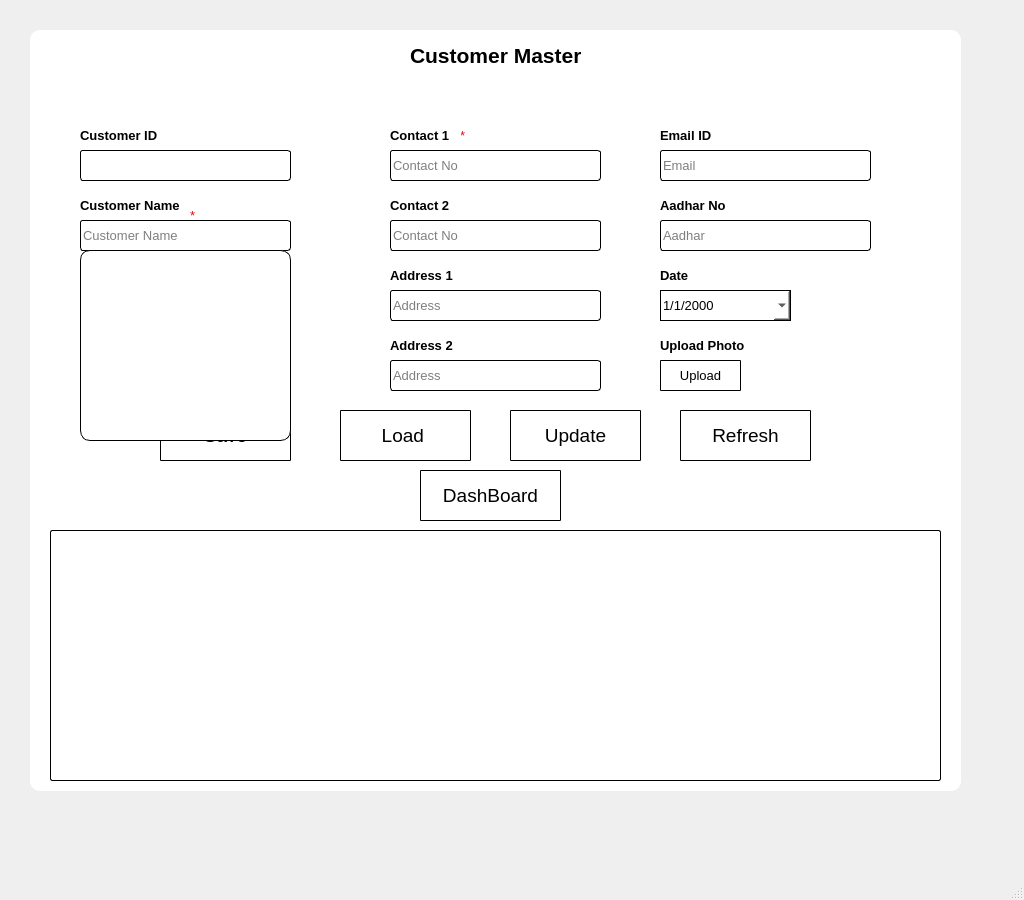
<?xml version="1.0" encoding="UTF-8"?>
<ui version="4.0">
 <class>Customer</class>
 <widget class="QMainWindow" name="Customer">
  <property name="geometry">
   <rect>
    <x>0</x>
    <y>0</y>
    <width>1024</width>
    <height>900</height>
   </rect>
  </property>
  <property name="minimumSize">
   <size>
    <width>1024</width>
    <height>900</height>
   </size>
  </property>
  <property name="maximumSize">
   <size>
    <width>1024</width>
    <height>900</height>
   </size>
  </property>
  <property name="windowTitle">
   <string>Customer Master</string>
  </property>
  <widget class="QWidget" name="centralwidget">
   <widget class="QWidget" name="widget" native="true">
    <property name="geometry">
     <rect>
      <x>10</x>
      <y>10</y>
      <width>971</width>
      <height>801</height>
     </rect>
    </property>
    <property name="maximumSize">
     <size>
      <width>1024</width>
      <height>900</height>
     </size>
    </property>
    <property name="styleSheet">
     <string notr="true">
background-color: qlineargradient(spread:pad, x1:0, y1:0, x2:1, y2:0, stop:0 rgba(255, 166, 158, 1), stop:1 rgba(134, 22, 87, 1)
);
border-radius : 5px;</string>
    </property>
    <widget class="QWidget" name="widget_2" native="true">
     <property name="geometry">
      <rect>
       <x>20</x>
       <y>20</y>
       <width>931</width>
       <height>761</height>
      </rect>
     </property>
     <property name="styleSheet">
      <string notr="true">
background-color:white;
border-radius : 10px

</string>
     </property>
     <widget class="QLabel" name="label">
      <property name="geometry">
       <rect>
        <x>380</x>
        <y>10</y>
        <width>171</width>
        <height>31</height>
       </rect>
      </property>
      <property name="font">
       <font>
        <family>Segoe UI</family>
        <pointsize>16</pointsize>
        <weight>75</weight>
        <bold>true</bold>
       </font>
      </property>
      <property name="styleSheet">
       <string notr="true"/>
      </property>
      <property name="text">
       <string>Customer Master</string>
      </property>
     </widget>
     <widget class="QLabel" name="label_2">
      <property name="geometry">
       <rect>
        <x>50</x>
        <y>160</y>
        <width>111</width>
        <height>31</height>
       </rect>
      </property>
      <property name="font">
       <font>
        <pointsize>10</pointsize>
        <weight>75</weight>
        <bold>true</bold>
       </font>
      </property>
      <property name="text">
       <string>Customer Name</string>
      </property>
     </widget>
     <widget class="QLabel" name="label_3">
      <property name="geometry">
       <rect>
        <x>160</x>
        <y>170</y>
        <width>47</width>
        <height>31</height>
       </rect>
      </property>
      <property name="font">
       <font>
        <pointsize>10</pointsize>
       </font>
      </property>
      <property name="styleSheet">
       <string notr="true">color: rgb(255, 0, 0);</string>
      </property>
      <property name="text">
       <string>*</string>
      </property>
     </widget>
     <widget class="QLabel" name="label_5">
      <property name="geometry">
       <rect>
        <x>50</x>
        <y>230</y>
        <width>121</width>
        <height>31</height>
       </rect>
      </property>
      <property name="font">
       <font>
        <pointsize>10</pointsize>
        <weight>75</weight>
        <bold>true</bold>
       </font>
      </property>
      <property name="text">
       <string>Contractor Name</string>
      </property>
     </widget>
     <widget class="QLabel" name="label_6">
      <property name="geometry">
       <rect>
        <x>50</x>
        <y>90</y>
        <width>111</width>
        <height>31</height>
       </rect>
      </property>
      <property name="font">
       <font>
        <pointsize>10</pointsize>
        <weight>75</weight>
        <bold>true</bold>
       </font>
      </property>
      <property name="text">
       <string>Customer ID</string>
      </property>
     </widget>
     <widget class="QLabel" name="label_7">
      <property name="geometry">
       <rect>
        <x>50</x>
        <y>300</y>
        <width>121</width>
        <height>31</height>
       </rect>
      </property>
      <property name="font">
       <font>
        <pointsize>10</pointsize>
        <weight>75</weight>
        <bold>true</bold>
       </font>
      </property>
      <property name="text">
       <string>Description</string>
      </property>
     </widget>
     <widget class="QLabel" name="label_4">
      <property name="geometry">
       <rect>
        <x>430</x>
        <y>90</y>
        <width>47</width>
        <height>31</height>
       </rect>
      </property>
      <property name="font">
       <font>
        <pointsize>10</pointsize>
       </font>
      </property>
      <property name="styleSheet">
       <string notr="true">color: rgb(255, 0, 0);</string>
      </property>
      <property name="text">
       <string>*</string>
      </property>
     </widget>
     <widget class="QLabel" name="label_8">
      <property name="geometry">
       <rect>
        <x>360</x>
        <y>90</y>
        <width>71</width>
        <height>31</height>
       </rect>
      </property>
      <property name="font">
       <font>
        <pointsize>10</pointsize>
        <weight>75</weight>
        <bold>true</bold>
       </font>
      </property>
      <property name="text">
       <string>Contact 1</string>
      </property>
     </widget>
     <widget class="QLabel" name="label_9">
      <property name="geometry">
       <rect>
        <x>360</x>
        <y>160</y>
        <width>71</width>
        <height>31</height>
       </rect>
      </property>
      <property name="font">
       <font>
        <pointsize>10</pointsize>
        <weight>75</weight>
        <bold>true</bold>
       </font>
      </property>
      <property name="text">
       <string>Contact 2</string>
      </property>
     </widget>
     <widget class="QLabel" name="label_10">
      <property name="geometry">
       <rect>
        <x>360</x>
        <y>230</y>
        <width>81</width>
        <height>31</height>
       </rect>
      </property>
      <property name="font">
       <font>
        <pointsize>10</pointsize>
        <weight>75</weight>
        <bold>true</bold>
       </font>
      </property>
      <property name="text">
       <string>Address 1</string>
      </property>
     </widget>
     <widget class="QLabel" name="label_11">
      <property name="geometry">
       <rect>
        <x>360</x>
        <y>300</y>
        <width>81</width>
        <height>31</height>
       </rect>
      </property>
      <property name="font">
       <font>
        <pointsize>10</pointsize>
        <weight>75</weight>
        <bold>true</bold>
       </font>
      </property>
      <property name="text">
       <string>Address 2</string>
      </property>
     </widget>
     <widget class="QLabel" name="label_12">
      <property name="geometry">
       <rect>
        <x>630</x>
        <y>90</y>
        <width>81</width>
        <height>31</height>
       </rect>
      </property>
      <property name="font">
       <font>
        <pointsize>10</pointsize>
        <weight>75</weight>
        <bold>true</bold>
       </font>
      </property>
      <property name="text">
       <string>Email ID</string>
      </property>
     </widget>
     <widget class="QLabel" name="label_13">
      <property name="geometry">
       <rect>
        <x>630</x>
        <y>160</y>
        <width>81</width>
        <height>31</height>
       </rect>
      </property>
      <property name="font">
       <font>
        <pointsize>10</pointsize>
        <weight>75</weight>
        <bold>true</bold>
       </font>
      </property>
      <property name="text">
       <string>Aadhar No</string>
      </property>
     </widget>
     <widget class="QLabel" name="label_14">
      <property name="geometry">
       <rect>
        <x>630</x>
        <y>230</y>
        <width>81</width>
        <height>31</height>
       </rect>
      </property>
      <property name="font">
       <font>
        <pointsize>10</pointsize>
        <weight>75</weight>
        <bold>true</bold>
       </font>
      </property>
      <property name="text">
       <string>Date</string>
      </property>
     </widget>
     <widget class="QLabel" name="label_15">
      <property name="geometry">
       <rect>
        <x>630</x>
        <y>300</y>
        <width>101</width>
        <height>31</height>
       </rect>
      </property>
      <property name="font">
       <font>
        <pointsize>10</pointsize>
        <weight>75</weight>
        <bold>true</bold>
       </font>
      </property>
      <property name="text">
       <string>Upload Photo</string>
      </property>
     </widget>
     <widget class="QLineEdit" name="lineEdit">
      <property name="geometry">
       <rect>
        <x>50</x>
        <y>120</y>
        <width>211</width>
        <height>31</height>
       </rect>
      </property>
      <property name="font">
       <font>
        <pointsize>10</pointsize>
       </font>
      </property>
      <property name="styleSheet">
       <string notr="true">border : 1px solid black;
border-radius : 3px;</string>
      </property>
      <property name="readOnly">
       <bool>true</bool>
      </property>
     </widget>
     <widget class="QLineEdit" name="lineEdit_2">
      <property name="geometry">
       <rect>
        <x>50</x>
        <y>190</y>
        <width>211</width>
        <height>31</height>
       </rect>
      </property>
      <property name="font">
       <font>
        <pointsize>10</pointsize>
       </font>
      </property>
      <property name="styleSheet">
       <string notr="true">border : 1px solid black;
border-radius : 3px;</string>
      </property>
      <property name="placeholderText">
       <string>Customer Name</string>
      </property>
     </widget>
     <widget class="QLineEdit" name="lineEdit_3">
      <property name="geometry">
       <rect>
        <x>50</x>
        <y>260</y>
        <width>211</width>
        <height>31</height>
       </rect>
      </property>
      <property name="font">
       <font>
        <pointsize>10</pointsize>
       </font>
      </property>
      <property name="styleSheet">
       <string notr="true">border : 1px solid black;
border-radius : 3px;</string>
      </property>
      <property name="placeholderText">
       <string>Contractor Name</string>
      </property>
     </widget>
     <widget class="QLineEdit" name="lineEdit_4">
      <property name="geometry">
       <rect>
        <x>50</x>
        <y>330</y>
        <width>211</width>
        <height>31</height>
       </rect>
      </property>
      <property name="font">
       <font>
        <pointsize>10</pointsize>
       </font>
      </property>
      <property name="styleSheet">
       <string notr="true">border : 1px solid black;
border-radius : 3px;</string>
      </property>
      <property name="placeholderText">
       <string>Description</string>
      </property>
     </widget>
     <widget class="QLineEdit" name="lineEdit_5">
      <property name="geometry">
       <rect>
        <x>360</x>
        <y>120</y>
        <width>211</width>
        <height>31</height>
       </rect>
      </property>
      <property name="font">
       <font>
        <pointsize>10</pointsize>
       </font>
      </property>
      <property name="styleSheet">
       <string notr="true">border : 1px solid black;
border-radius : 3px;</string>
      </property>
      <property name="placeholderText">
       <string>Contact No</string>
      </property>
     </widget>
     <widget class="QLineEdit" name="lineEdit_6">
      <property name="geometry">
       <rect>
        <x>360</x>
        <y>190</y>
        <width>211</width>
        <height>31</height>
       </rect>
      </property>
      <property name="font">
       <font>
        <pointsize>10</pointsize>
       </font>
      </property>
      <property name="styleSheet">
       <string notr="true">border : 1px solid black;
border-radius : 3px;</string>
      </property>
      <property name="placeholderText">
       <string>Contact No</string>
      </property>
     </widget>
     <widget class="QLineEdit" name="lineEdit_7">
      <property name="geometry">
       <rect>
        <x>360</x>
        <y>260</y>
        <width>211</width>
        <height>31</height>
       </rect>
      </property>
      <property name="font">
       <font>
        <pointsize>10</pointsize>
       </font>
      </property>
      <property name="styleSheet">
       <string notr="true">border : 1px solid black;
border-radius : 3px;</string>
      </property>
      <property name="placeholderText">
       <string>Address</string>
      </property>
     </widget>
     <widget class="QLineEdit" name="lineEdit_8">
      <property name="geometry">
       <rect>
        <x>360</x>
        <y>330</y>
        <width>211</width>
        <height>31</height>
       </rect>
      </property>
      <property name="font">
       <font>
        <pointsize>10</pointsize>
       </font>
      </property>
      <property name="styleSheet">
       <string notr="true">border : 1px solid black;
border-radius : 3px;</string>
      </property>
      <property name="placeholderText">
       <string>Address</string>
      </property>
     </widget>
     <widget class="QLineEdit" name="lineEdit_9">
      <property name="geometry">
       <rect>
        <x>630</x>
        <y>120</y>
        <width>211</width>
        <height>31</height>
       </rect>
      </property>
      <property name="font">
       <font>
        <pointsize>10</pointsize>
       </font>
      </property>
      <property name="styleSheet">
       <string notr="true">border : 1px solid black;
border-radius : 3px;</string>
      </property>
      <property name="placeholderText">
       <string>Email</string>
      </property>
     </widget>
     <widget class="QLineEdit" name="lineEdit_10">
      <property name="geometry">
       <rect>
        <x>630</x>
        <y>190</y>
        <width>211</width>
        <height>31</height>
       </rect>
      </property>
      <property name="font">
       <font>
        <pointsize>10</pointsize>
       </font>
      </property>
      <property name="styleSheet">
       <string notr="true">border : 1px solid black;
border-radius : 3px;</string>
      </property>
      <property name="placeholderText">
       <string>Aadhar </string>
      </property>
     </widget>
     <widget class="QDateEdit" name="dateEdit">
      <property name="geometry">
       <rect>
        <x>630</x>
        <y>260</y>
        <width>131</width>
        <height>31</height>
       </rect>
      </property>
      <property name="font">
       <font>
        <pointsize>10</pointsize>
       </font>
      </property>
      <property name="styleSheet">
       <string notr="true">border:1px solid black;
border-radius : 0px;
background-color : white;
color : black;</string>
      </property>
      <property name="displayFormat">
       <string>d/M/yyyy</string>
      </property>
      <property name="calendarPopup">
       <bool>true</bool>
      </property>
     </widget>
     <widget class="QPushButton" name="upload">
      <property name="geometry">
       <rect>
        <x>630</x>
        <y>330</y>
        <width>81</width>
        <height>31</height>
       </rect>
      </property>
      <property name="font">
       <font>
        <pointsize>10</pointsize>
       </font>
      </property>
      <property name="styleSheet">
       <string notr="true">border-radius:1px;
border: 1px solid black;</string>
      </property>
      <property name="text">
       <string>Upload</string>
      </property>
     </widget>
     <widget class="QPushButton" name="save">
      <property name="geometry">
       <rect>
        <x>130</x>
        <y>380</y>
        <width>131</width>
        <height>51</height>
       </rect>
      </property>
      <property name="font">
       <font>
        <pointsize>14</pointsize>
        <weight>50</weight>
        <bold>false</bold>
       </font>
      </property>
      <property name="styleSheet">
       <string notr="true">border-radius:1px;
border: 1px solid black;</string>
      </property>
      <property name="text">
       <string>Save</string>
      </property>
     </widget>
     <widget class="QPushButton" name="update">
      <property name="geometry">
       <rect>
        <x>310</x>
        <y>380</y>
        <width>131</width>
        <height>51</height>
       </rect>
      </property>
      <property name="font">
       <font>
        <pointsize>14</pointsize>
        <weight>50</weight>
        <bold>false</bold>
       </font>
      </property>
      <property name="styleSheet">
       <string notr="true">border-radius:1px;
border: 1px solid black;</string>
      </property>
      <property name="text">
       <string>Load </string>
      </property>
     </widget>
     <widget class="QPushButton" name="deleteit">
      <property name="geometry">
       <rect>
        <x>480</x>
        <y>380</y>
        <width>131</width>
        <height>51</height>
       </rect>
      </property>
      <property name="font">
       <font>
        <pointsize>14</pointsize>
        <weight>50</weight>
        <bold>false</bold>
       </font>
      </property>
      <property name="styleSheet">
       <string notr="true">border-radius:1px;
border: 1px solid black;</string>
      </property>
      <property name="text">
       <string>Update</string>
      </property>
     </widget>
     <widget class="QPushButton" name="refresh">
      <property name="geometry">
       <rect>
        <x>650</x>
        <y>380</y>
        <width>131</width>
        <height>51</height>
       </rect>
      </property>
      <property name="font">
       <font>
        <pointsize>14</pointsize>
        <weight>50</weight>
        <bold>false</bold>
       </font>
      </property>
      <property name="styleSheet">
       <string notr="true">border-radius:1px;
border: 1px solid black;</string>
      </property>
      <property name="text">
       <string>Refresh</string>
      </property>
     </widget>
     <widget class="QPushButton" name="open_dash">
      <property name="geometry">
       <rect>
        <x>390</x>
        <y>440</y>
        <width>141</width>
        <height>51</height>
       </rect>
      </property>
      <property name="font">
       <font>
        <pointsize>14</pointsize>
        <weight>50</weight>
        <bold>false</bold>
       </font>
      </property>
      <property name="styleSheet">
       <string notr="true">border-radius:1px;
border: 1px solid black;</string>
      </property>
      <property name="text">
       <string>DashBoard</string>
      </property>
     </widget>
     <widget class="QListWidget" name="listWidget">
      <property name="geometry">
       <rect>
        <x>50</x>
        <y>220</y>
        <width>211</width>
        <height>191</height>
       </rect>
      </property>
      <property name="styleSheet">
       <string notr="true">border : 1px solid black;</string>
      </property>
     </widget>
     <widget class="QTableWidget" name="tb">
      <property name="geometry">
       <rect>
        <x>20</x>
        <y>500</y>
        <width>891</width>
        <height>251</height>
       </rect>
      </property>
      <property name="styleSheet">
       <string notr="true">border: 1px solid black;
border-radius : 2px</string>
      </property>
     </widget>
    </widget>
   </widget>
  </widget>
  <widget class="QMenuBar" name="menubar">
   <property name="geometry">
    <rect>
     <x>0</x>
     <y>0</y>
     <width>1024</width>
     <height>21</height>
    </rect>
   </property>
  </widget>
  <widget class="QStatusBar" name="statusbar"/>
 </widget>
 <resources>
  <include location="res.qrc"/>
 </resources>
 <connections>
  <connection>
   <sender>refresh</sender>
   <signal>clicked()</signal>
   <receiver>lineEdit_10</receiver>
   <slot>clear()</slot>
   <hints>
    <hint type="sourcelabel">
     <x>753</x>
     <y>443</y>
    </hint>
    <hint type="destinationlabel">
     <x>748</x>
     <y>267</y>
    </hint>
   </hints>
  </connection>
  <connection>
   <sender>refresh</sender>
   <signal>clicked()</signal>
   <receiver>lineEdit_9</receiver>
   <slot>clear()</slot>
   <hints>
    <hint type="sourcelabel">
     <x>770</x>
     <y>456</y>
    </hint>
    <hint type="destinationlabel">
     <x>742</x>
     <y>197</y>
    </hint>
   </hints>
  </connection>
  <connection>
   <sender>refresh</sender>
   <signal>clicked()</signal>
   <receiver>lineEdit_5</receiver>
   <slot>clear()</slot>
   <hints>
    <hint type="sourcelabel">
     <x>778</x>
     <y>454</y>
    </hint>
    <hint type="destinationlabel">
     <x>556</x>
     <y>191</y>
    </hint>
   </hints>
  </connection>
  <connection>
   <sender>refresh</sender>
   <signal>clicked()</signal>
   <receiver>lineEdit_6</receiver>
   <slot>clear()</slot>
   <hints>
    <hint type="sourcelabel">
     <x>728</x>
     <y>461</y>
    </hint>
    <hint type="destinationlabel">
     <x>572</x>
     <y>256</y>
    </hint>
   </hints>
  </connection>
  <connection>
   <sender>refresh</sender>
   <signal>clicked()</signal>
   <receiver>lineEdit_7</receiver>
   <slot>clear()</slot>
   <hints>
    <hint type="sourcelabel">
     <x>738</x>
     <y>460</y>
    </hint>
    <hint type="destinationlabel">
     <x>576</x>
     <y>336</y>
    </hint>
   </hints>
  </connection>
  <connection>
   <sender>refresh</sender>
   <signal>clicked()</signal>
   <receiver>lineEdit_8</receiver>
   <slot>clear()</slot>
   <hints>
    <hint type="sourcelabel">
     <x>729</x>
     <y>465</y>
    </hint>
    <hint type="destinationlabel">
     <x>534</x>
     <y>406</y>
    </hint>
   </hints>
  </connection>
  <connection>
   <sender>refresh</sender>
   <signal>clicked()</signal>
   <receiver>lineEdit_2</receiver>
   <slot>clear()</slot>
   <hints>
    <hint type="sourcelabel">
     <x>720</x>
     <y>452</y>
    </hint>
    <hint type="destinationlabel">
     <x>284</x>
     <y>264</y>
    </hint>
   </hints>
  </connection>
  <connection>
   <sender>refresh</sender>
   <signal>clicked()</signal>
   <receiver>lineEdit_3</receiver>
   <slot>clear()</slot>
   <hints>
    <hint type="sourcelabel">
     <x>707</x>
     <y>467</y>
    </hint>
    <hint type="destinationlabel">
     <x>251</x>
     <y>338</y>
    </hint>
   </hints>
  </connection>
  <connection>
   <sender>refresh</sender>
   <signal>clicked()</signal>
   <receiver>lineEdit_4</receiver>
   <slot>clear()</slot>
   <hints>
    <hint type="sourcelabel">
     <x>748</x>
     <y>463</y>
    </hint>
    <hint type="destinationlabel">
     <x>223</x>
     <y>408</y>
    </hint>
   </hints>
  </connection>
 </connections>
</ui>
